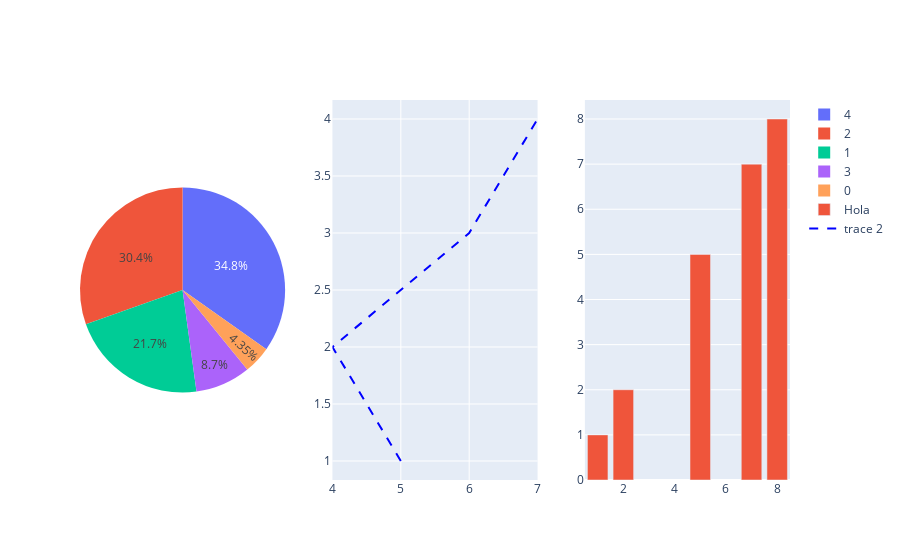

Notebook cell for this chart:
### Code cell
fig = make_subplots (rows=1, cols=3,
                  specs=[[{"type":"domain"}, {"type":"xy"},
                         {"type":"xy"}]],)

fig.add_trace(go.Pie(values=vals), row=1, col=1)

fig.add_trace(go.Bar(x=vals, y=vals, name='Hola'), row=1, col=3)

fig.add_trace(go.Scatter(x=valsx, y=valsy, mode='lines', line=dict(color='blue', width=2, dash='dash')), row=1,col=2)

### Figure 1 — Plotly figure (JSON) as saved in the notebook; plotly's stock layout.template omitted (floating-point values rounded to 4 significant figures)
{"data": [{"domain": {"x": [0, 0.2889], "y": [0, 1]}, "type": "pie", "values": [1, 5, 7, 2, 8]}, {"name": "Hola", "type": "bar", "x": [1, 5, 7, 2, 8], "xaxis": "x2", "y": [1, 5, 7, 2, 8], "yaxis": "y2"}, {"line": {"color": "blue", "dash": "dash", "width": 2}, "mode": "lines", "type": "scatter", "x": [5, 4, 6, 7], "xaxis": "x", "y": [1, 2, 3, 4], "yaxis": "y"}], "layout": {"xaxis": {"anchor": "y", "domain": [0.3556, 0.6444]}, "xaxis2": {"anchor": "y2", "domain": [0.7111, 1]}, "yaxis": {"anchor": "x", "domain": [0, 1]}, "yaxis2": {"anchor": "x2", "domain": [0, 1]}}}
